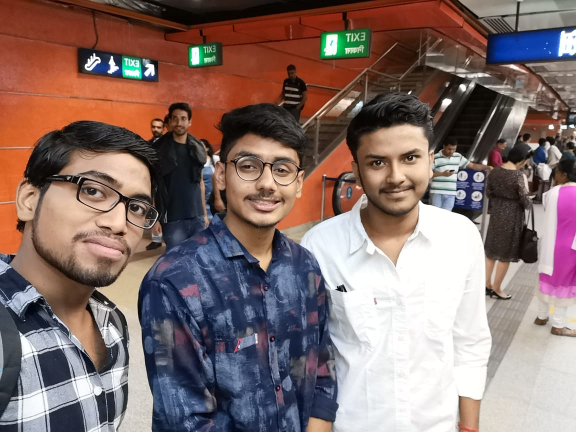
#> input picture explo/grp4.jpeg, 1152 x 864 px (shown at 1/2 size)
$ jupyter execute --allow-errors explo.ipynb   (shell and % lines are left out)
#> lines starting #> are read from the running program, lines starting #| are printed output that depends on the picture; after the words box and inside, x2 and y2 are one past the last pixel; in counts of white or black regions, pixels touching at a corner belong together
### explo/inception_blocks_v2.py
import tensorflow as tf
import numpy as np
import os
from numpy import genfromtxt
from keras import backend as K
from keras.layers import Conv2D, ZeroPadding2D, Activation, Input, concatenate
from keras.models import Model
from keras.layers.normalization import BatchNormalization
from keras.layers.pooling import MaxPooling2D, AveragePooling2D
import fr_utils
from keras.layers.core import Lambda, Flatten, Dense

# [198 lines left out: functions inception_block_1a, inception_block_1b, inception_block_1c, inception_block_2a, inception_block_2b, inception_block_3a and 1 more, not called in this run]

def faceRecoModel(input_shape):
    """
    Implementation of the Inception model used for FaceNet

    Arguments:
    input_shape -- shape of the images of the dataset

    Returns:
    model -- a Model() instance in Keras
    """

    # Define the input as a tensor with shape input_shape
    X_input = Input(input_shape)

    # Zero-Padding
    X = ZeroPadding2D((3, 3))(X_input)

    # First Block
    X = Conv2D(64, (7, 7), strides = (2, 2), name = 'conv1')(X)
    X = BatchNormalization(axis = 1, name = 'bn1')(X)
    X = Activation('relu')(X)

    # Zero-Padding + MAXPOOL
    X = ZeroPadding2D((1, 1))(X)
    X = MaxPooling2D((3, 3), strides = 2)(X)

    # Second Block
    X = Conv2D(64, (1, 1), strides = (1, 1), name = 'conv2')(X)
    X = BatchNormalization(axis = 1, epsilon=0.00001, name = 'bn2')(X)
    X = Activation('relu')(X)

    # Zero-Padding + MAXPOOL
    X = ZeroPadding2D((1, 1))(X)

    # Second Block
    X = Conv2D(192, (3, 3), strides = (1, 1), name = 'conv3')(X)
    X = BatchNormalization(axis = 1, epsilon=0.00001, name = 'bn3')(X)
    X = Activation('relu')(X)

    # Zero-Padding + MAXPOOL
    X = ZeroPadding2D((1, 1))(X)
    X = MaxPooling2D(pool_size = 3, strides = 2)(X)

    # Inception 1: a/b/c
    X = inception_block_1a(X)
    X = inception_block_1b(X)
    X = inception_block_1c(X)

    # Inception 2: a/b
    X = inception_block_2a(X)
    X = inception_block_2b(X)

    # Inception 3: a/b
    X = inception_block_3a(X)
    X = inception_block_3b(X)

    # Top layer
    X = AveragePooling2D(pool_size=(3, 3), strides=(1, 1), data_format='channels_first')(X)
    X = Flatten()(X)
    X = Dense(128, name='dense_layer')(X)

    # L2 normalization
    X = Lambda(lambda  x: K.l2_normalize(x,axis=1))(X)

    # Create model instance
    model = Model(inputs = X_input, outputs = X, name='FaceRecoModel')

    return model

### explo/explo.ipynb
[cell 1]
#!/usr/bin/env python
import cv2
import numpy as np
from video import create_capture
from common import clock, draw_str
from face_tracker import FaceTracker

[cell 2]
import urllib
import cv2
import numpy as np
import urllib.request

[cell 3]
url="http://172.17.22.2:8080/shot.jpg?rnd=695158"
# [7 lines of commented-out code are left out]

[cell 4]
face_cascade = cv2.CascadeClassifier("face.xml")
img=cv2.imread("grp4.jpeg")
#> img is the input picture: shape (864, 1152, 3); mean B, G, R 108.3, 112, 133.5

count=0
while count<1:
    count=count+1
    #ret, img = cap.read()
    gray = cv2.cvtColor(img, cv2.COLOR_BGR2GRAY)
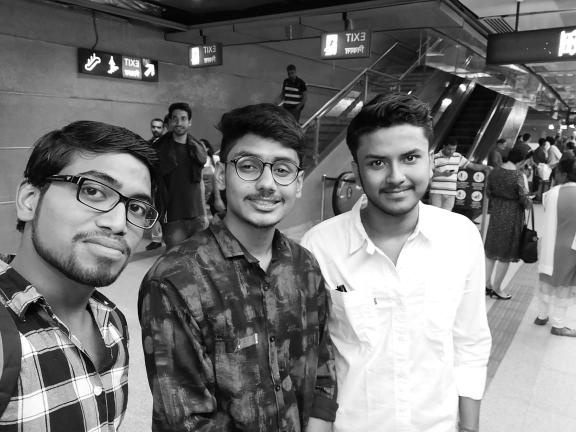
#> gray: shape (864, 1152) (shown at 1/2 size); min 0, max 255, mean 118
    faces = face_cascade.detectMultiScale(gray, 1.3, 3)
#> faces = [[332, 218, 52, 52], [705, 254, 174, 174], [433, 256, 196, 196]]
    print(faces)
#| [[332 218  52  52]
#|  [705 254 174 174]
#|  [433 256 196 196]]
    for (x,y,w,h) in faces:
        cv2.rectangle(img,(x,y),(x+w,y+h),(255,0,0),2)
        roi_gray = gray[y:y+h, x:x+w]
        roi_color = img[y:y+h, x:x+w]
#> this loop made 3 passes
#> pass 2, `roi_gray = gray[y:y+h, x:x+w]`:
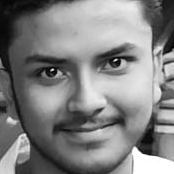
#> roi_gray: shape (174, 174); min 0, max 255, mean 130
#> pass 2, `roi_color = img[y:y+h, x:x+w]`:
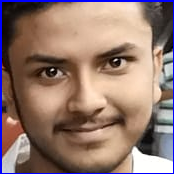
#> roi_color: shape (174, 174, 3); mean B, G, R 111, 120.7, 147.3
#> after the loop:
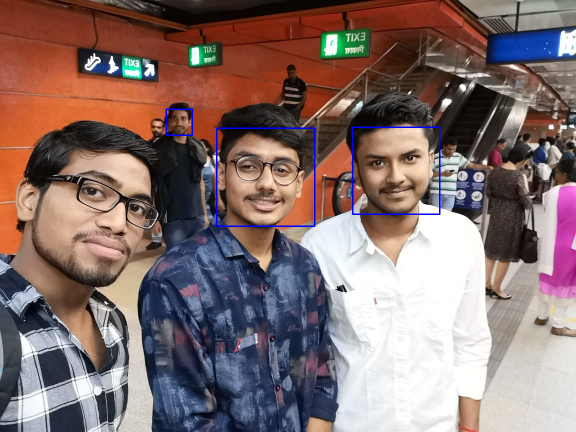
#> img: shape (864, 1152, 3) (shown at 1/2 size); 0.51% of pixels changed, all inside (x1, y1, x2, y2) = (331, 217, 881, 454)

    cv2.imshow('img',img)
    k = cv2.waitKey(30) & 0xff
#> (key q is pressed here)
    if k == 27:
        break

#cap.release()
cv2.destroyAllWindows()
cv2.imshow('img',img)
cv2.waitKey(0)
cv2.destroyAllWindows()

[cell 5]
yash_img=cv2.imread("yash.jpeg")
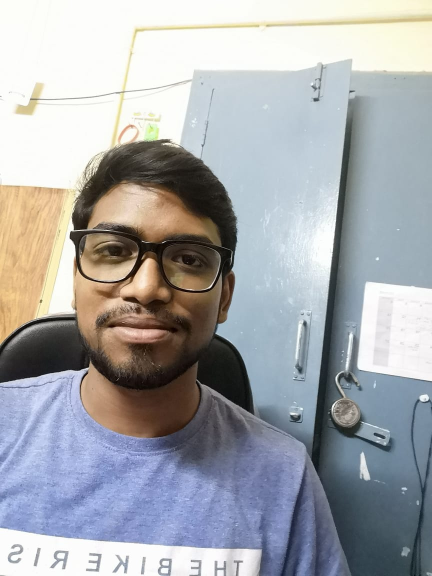
#> input picture explo/yash.jpeg, 864 x 1152 px (shown at 1/2 size)
#> yash_img is the input picture: shape (1152, 864, 3); mean B, G, R 171.6, 167.9, 165.7
yagnesh_img=cv2.imread("yagnesh.jpeg")
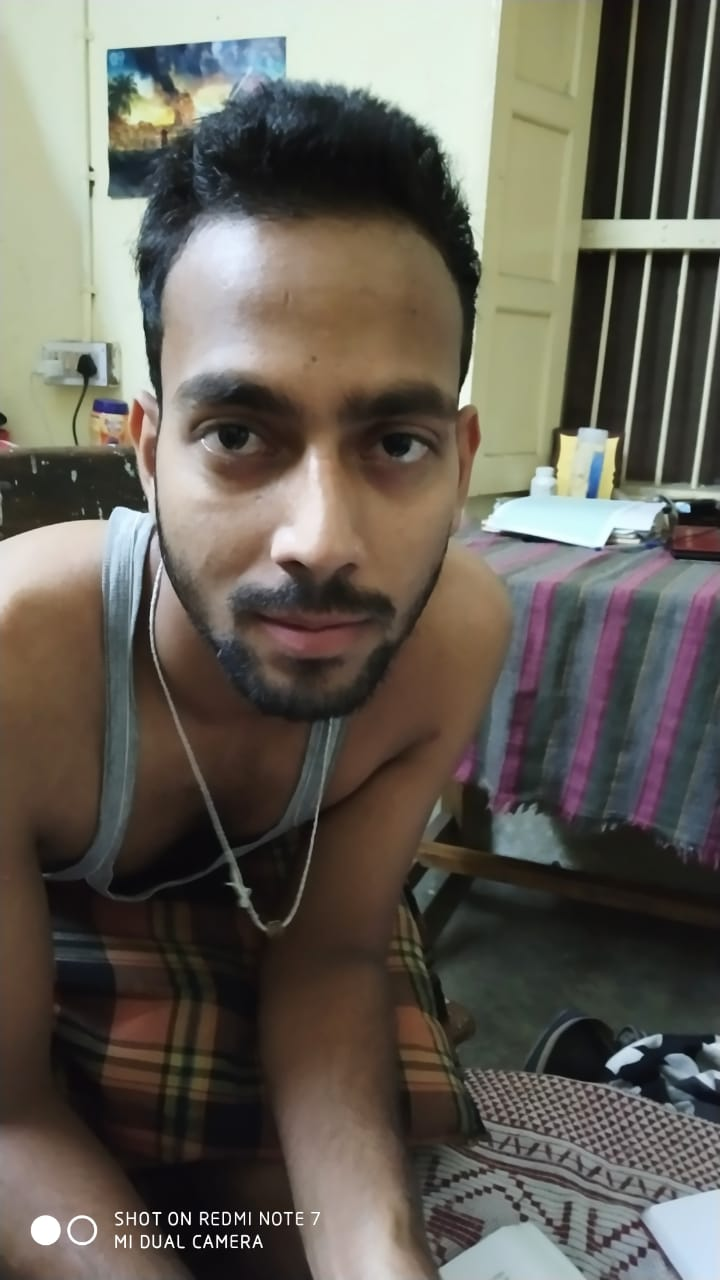
#> input picture explo/yagnesh.jpeg, 720 x 1280 px
#> yagnesh_img is the input picture: shape (1280, 720, 3); mean B, G, R 87.1, 96.4, 101
kartikey_img=cv2.imread("kartikey.jpeg")
yash = cv2.cvtColor(yash_img, cv2.COLOR_BGR2GRAY)
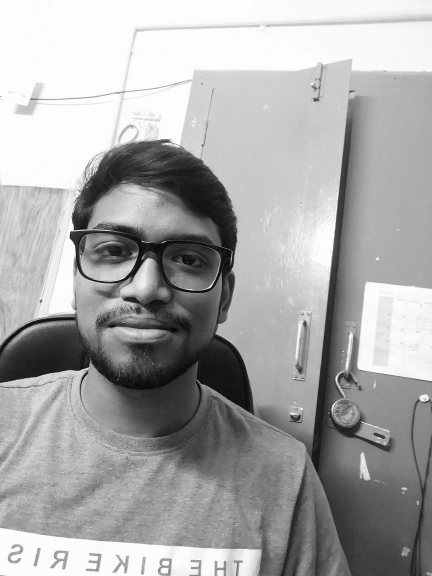
#> yash: shape (1152, 864) (shown at 1/2 size); min 0, max 255, mean 167.7
yagnesh = cv2.cvtColor(yagnesh_img, cv2.COLOR_BGR2GRAY)
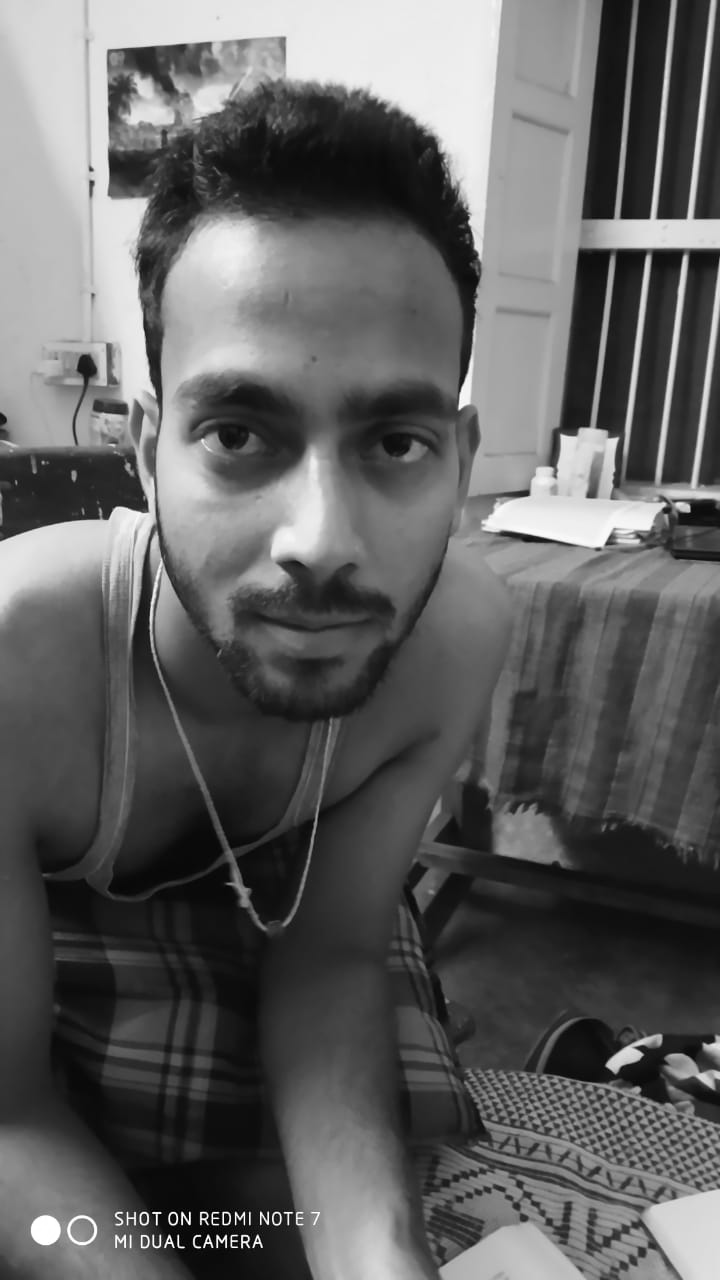
#> yagnesh: shape (1280, 720); min 0, max 255, mean 96.7
#> (the rest of this cell did not finish here and is left out)

[cell 6]
cv2.imwrite("only_yash.jpg",yash);
cv2.imwrite("only_yagnesh.jpg",yagnesh);
#> (the rest of this cell did not finish here and is left out)

[cell 7]
#remove transpose before evaluating
# cv2.imshow('img',kartikey)
# cv2.waitKey(0)
# cv2.destroyAllWindows()

[cell 8]
n=faces.shape[0]
#> n = 3

[cell 9]
images={}
count=-1
for i in faces:
    count=count+1
    x=i[0]
    y=i[1]
    d=i[2]
    x1=x+d
    y1=y+d
    images[count]=cv2.resize(img[y:y1,x:x1],(96,96))
    cv2.imshow("imgage",images[count])
    cv2.imwrite(str(count)+".jpg",images[count]);
    cv2.waitKey(0)
    cv2.destroyAllWindows()
#> this loop made 3 passes
#> (i, x, y, d, x1, y1) on passes 1 to 3: ([332, 218, 52, 52], 332, 218, 52, 384, 270), ([705, 254, 174, 174], 705, 254, 174, 879, 428), ([433, 256, 196, 196], 433, 256, 196, 629, 452)
#> pass 1, `cv2.imshow("imgage",images[count])`:
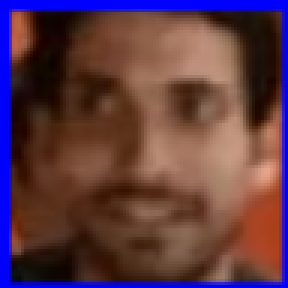
#> window 'imgage': shape (96, 96, 3) (shown 3 times larger); mean B, G, R 69.4, 57.8, 93.5
#> pass 2, `cv2.imshow("imgage",images[count])`:
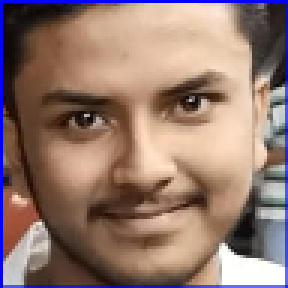
#> window 'imgage': shape (96, 96, 3) (shown 3 times larger); mean B, G, R 110.7, 120.7, 147.3
#> after the loop, count = 2; images = 3 items

[cell 10]
# grayscaled = cv2.cvtColor(img,cv2.COLOR_BGR2GRAY)
# th = cv2.adaptiveThreshold(grayscaled, 255, cv2.ADAPTIVE_THRESH_GAUSSIAN_C, cv2.THRESH_BINARY, 115, 1)

[cell 11]
# img2=cv2.resize(images[0],(96,96))

[cell 12]
from keras.models import Sequential
from keras.layers import Conv2D, ZeroPadding2D, Activation, Input, concatenate
from keras.models import Model
from keras.layers.normalization import BatchNormalization
from keras.layers.pooling import MaxPooling2D, AveragePooling2D
from keras.layers.merge import Concatenate
from keras.layers.core import Lambda, Flatten, Dense
from keras.initializers import glorot_uniform
from keras.engine.topology import Layer
from keras import backend as K
K.set_image_data_format('channels_first')
#> (this line was passed over: keras is not available in this run)
import cv2
import os
import numpy as np
from numpy import genfromtxt
import pandas as pd
import tensorflow as tf
from fr_utils import *
from inception_blocks_v2 import *


#np.set_printoptions(threshold=np.nan)

#> (a cell that did not finish here is left out)
